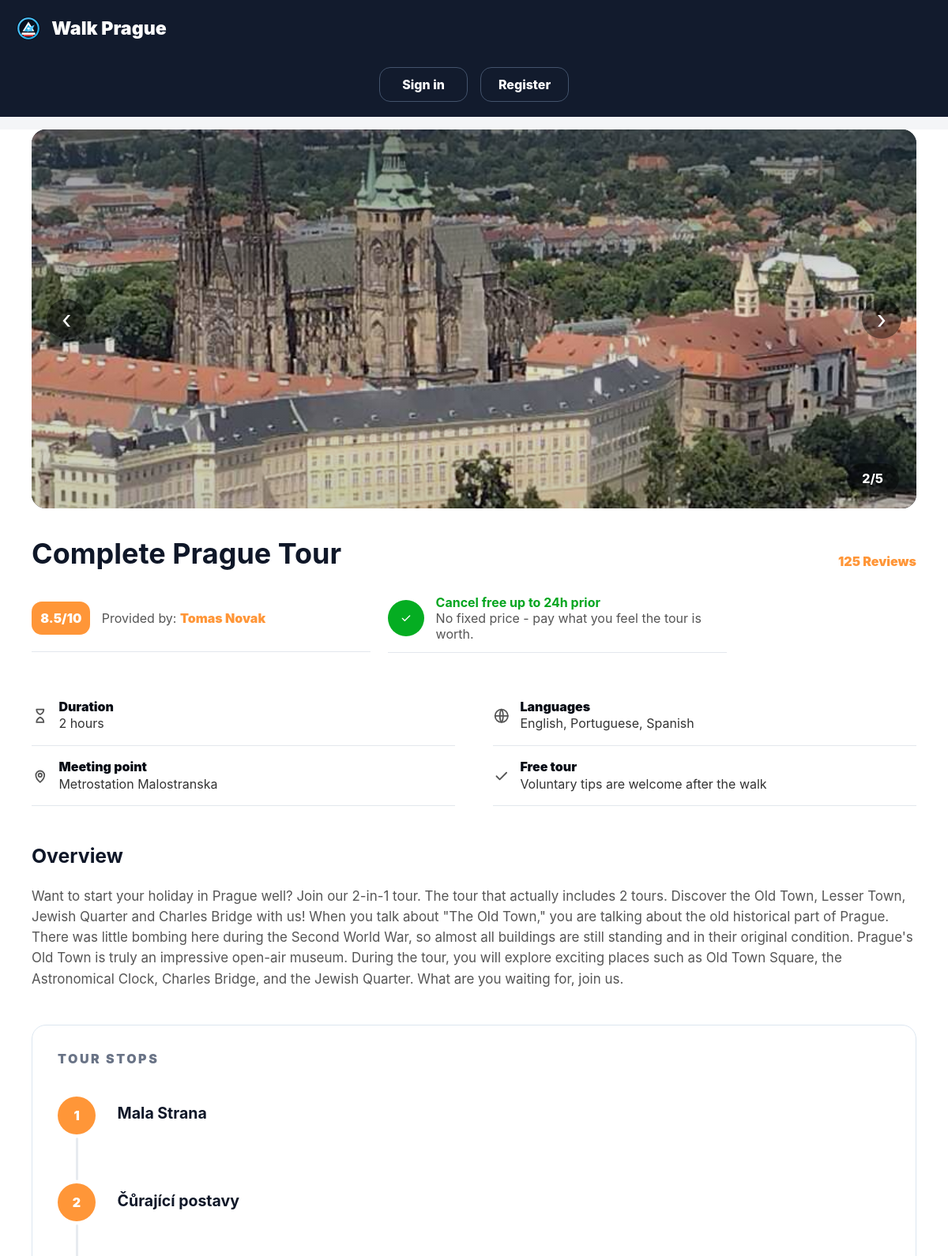
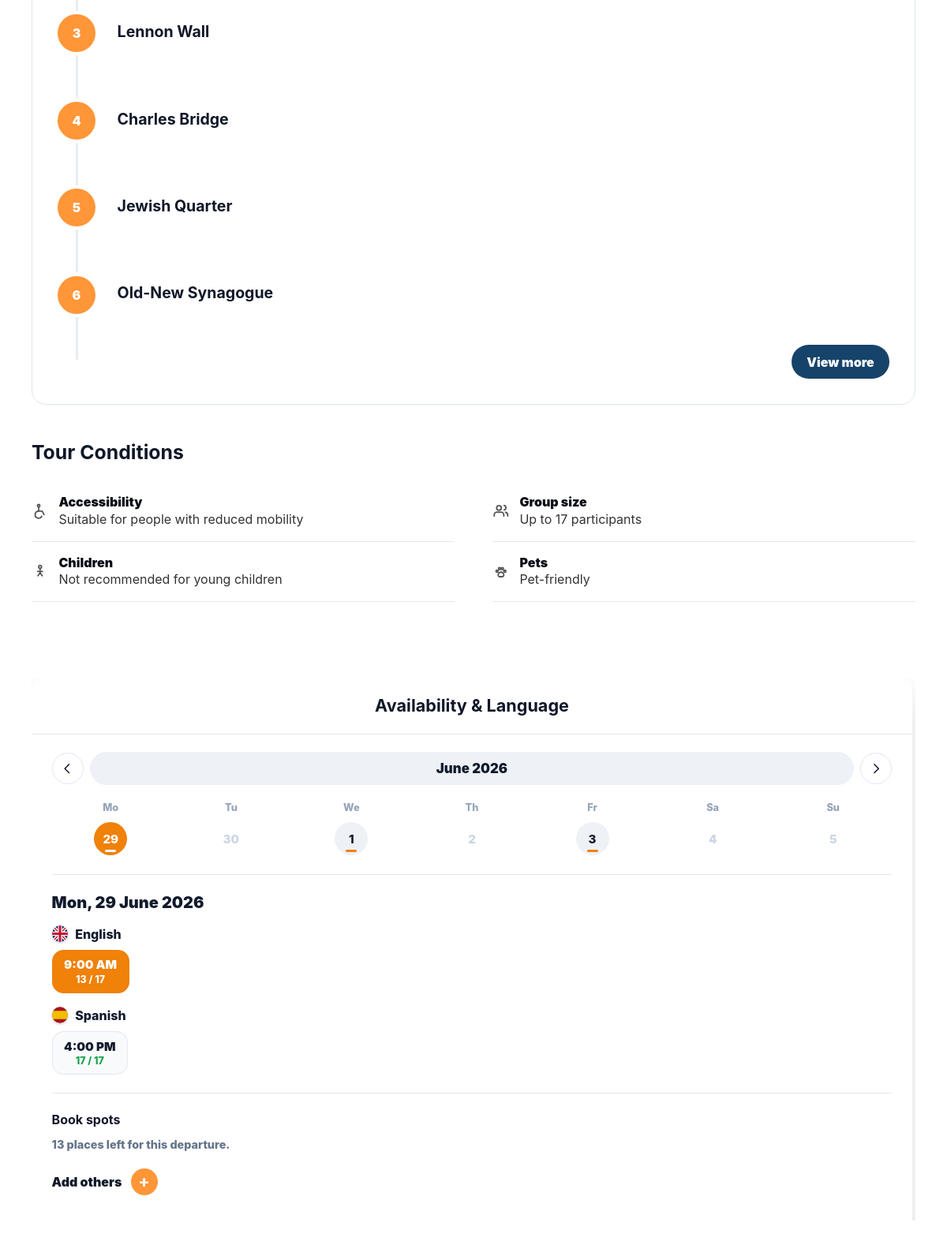
The app's page /tours/complete-prague-tour (upper part) with its own data (2 pictures, top to bottom).
### tables this page shows
CREATE TABLE tours (
            id INTEGER PRIMARY KEY AUTOINCREMENT,
            guide_id INTEGER NOT NULL REFERENCES guides(id) ON DELETE CASCADE,
            slug TEXT NOT NULL UNIQUE,
            title TEXT NOT NULL,
            description TEXT NOT NULL,
            meeting_point TEXT NOT NULL,
            duration_minutes INTEGER NOT NULL,
            max_participants INTEGER NOT NULL,
            status TEXT NOT NULL DEFAULT 'active',
            wheelchair_accessible INTEGER NOT NULL DEFAULT 0,
            suitable_for_children INTEGER NOT NULL DEFAULT 0,
            pet_friendly INTEGER NOT NULL DEFAULT 0,
            rating REAL NOT NULL DEFAULT 0,
            review_count INTEGER NOT NULL DEFAULT 0,
            created_at TEXT NOT NULL DEFAULT CURRENT_TIMESTAMP
        );

CREATE TABLE tour_stops (
            id INTEGER PRIMARY KEY AUTOINCREMENT,
            tour_id INTEGER NOT NULL REFERENCES tours(id) ON DELETE CASCADE,
            stop_order INTEGER NOT NULL,
            title TEXT NOT NULL
        );

### app/__init__.py (the view)
    @app.route("/tours/<slug>")
    def tour_detail(slug):
        tour = get_tour_detail(slug)
        if tour is None:
            abort(404)
        admin_view = request.args.get("mode") == "admin"
        participant_view = request.args.get("mode") == "participant"
        staff_view = current_user.is_authenticated and current_user.role in ("guide", "admin")
        already_booked = (
            current_user.is_authenticated
            and current_user.role == "participant"
            and participant_has_active_tour_booking(current_user.id, tour["id"])
        )
        return render_template(
            "tour_detail.html", tour=tour, admin_view=admin_view,
            participant_view=participant_view, staff_view=staff_view,
            already_booked=already_booked,
        )

### app/backend.py (called while the page is built)
def get_db():
    if "db" not in g:
        g.db = sqlite3.connect(current_app.config["DATABASE"])
        g.db.row_factory = sqlite3.Row
        g.db.execute("PRAGMA foreign_keys = ON")
    return g.db

def get_profile_photo_url(raw_photo):
    raw_photo = (raw_photo or "").strip()
    if raw_photo.startswith("http"):
        return raw_photo
    if raw_photo.startswith("img/"):
        rel = raw_photo
    elif raw_photo:
        rel = f"img/{raw_photo}"
    else:
        return DEFAULT_PROFILE_PHOTO
    try:
        static_dir = Path(current_app.root_path) / "static"
        full = static_dir / rel
        if full.exists():
            return f"/static/{rel}"
        for ext in (".jpg", ".jpeg", ".png", ".webp"):
            alt = full.with_suffix(ext)
            if alt.exists():
                return f"/static/{alt.relative_to(static_dir).as_posix()}"
        return DEFAULT_PROFILE_PHOTO
    except RuntimeError:
        return f"/static/{rel}"

def resolve_tour_image(raw):
    raw = (raw or "").strip()
    if raw.startswith("http"):
        return raw
    if not raw:
        return DEFAULT_TOUR_IMAGE
    try:
        static_dir = Path(current_app.root_path) / "static"
        full = static_dir / raw
        if full.exists():
            return f"/static/{raw}"
        for ext in (".jpg", ".jpeg", ".png", ".webp"):
            alt = full.with_suffix(ext)
            if alt.exists():
                return f"/static/{alt.relative_to(static_dir).as_posix()}"
        return DEFAULT_TOUR_IMAGE
    except RuntimeError:
        return f"/static/{raw}"

def tour_schedule_departures(tour_id, days_forward=120, from_dt=None):
    db = get_db()
    now = from_dt or datetime.now()
    horizon = now + timedelta(days=days_forward)
    schedules = db.execute(
        "SELECT * FROM tour_schedules WHERE tour_id = ? AND active = 1",
        (tour_id,),
    ).fetchall()
    departures = []
    for schedule in schedules:
        hours, minutes = map(int, schedule["start_time"].split(":"))
        days_ahead = (schedule["weekday"] - now.weekday()) % 7
        current = (now + timedelta(days=days_ahead)).replace(
            hour=hours, minute=minutes, second=0, microsecond=0
        )
        while current <= horizon:
            if current > now:
                departures.append((schedule, current))
            current += timedelta(days=7)
    departures.sort(key=lambda pair: pair[1])
    return departures

### app/templates/tour_detail.html (shortened to what this page needs)
{% from "_icons.html" import icon %}
<!doctype html>
<html lang="en">
<head>
  <link rel="stylesheet" href="{{ url_for('static', filename='css/main.css') }}">
</head>
<body class="{% if admin_view %}admin-tour-view{% endif %}{% if participant_view %} participant-tour-view{% endif %}">
  <header class="site-header">
    <nav class="nav-bar" aria-label="Main navigation">
      <a class="brand" href="{{ url_for('index') }}" aria-label="Walk Prague home">
        <img class="brand-logo" src="{{ url_for('static', filename='img/walk-prague-logo.svg') }}" alt="">
        <span>Walk Prague</span>
      </a>
      <ul class="auth-nav">
        {% if participant_view %}
        <li><span class="participant-welcome">Welcome {{ current_user.first_name if current_user.is_authenticated else 'Guest' }}</span></li>
        <li><a class="nav-button ghost" href="{{ url_for('participant_dashboard') }}">My profile</a></li>
        <li><a class="nav-button" href="{{ url_for('logout') }}">Sign out</a></li>
        {% else %}
        <li><a class="nav-button ghost" href="{{ url_for('signin') }}">Sign in</a></li>
        <li><a class="nav-button" href="{{ url_for('register') }}">Register</a></li>
        {% endif %}
      </ul>
    </nav>
  </header>
  <main class="tour-detail-page">
    <section class="tour-gallery" aria-label="{{ tour.title }} photos" data-tour-gallery>
      {% set gallery = tour.gallery|default([tour.image]) %}
      {% for image in gallery %}
      <img class="tour-gallery-slide{% if loop.first %} is-active{% endif %}" src="{{ image }}" alt="{{ tour.title }} photo {{ loop.index }}" data-gallery-slide>
      {% endfor %}
      <div class="gallery-shade"></div>
      <button class="gallery-arrow gallery-arrow-left" type="button" aria-label="Previous photo" data-gallery-prev>‹</button>
      <button class="gallery-arrow gallery-arrow-right" type="button" aria-label="Next photo" data-gallery-next>›</button>
      <span class="gallery-count" data-gallery-count>1/{{ gallery|length }}</span>
    </section>
    <section class="tour-detail-layout">
      <article class="tour-detail-content">
        <header class="tour-title-block">
          <h1>{{ tour.title }}</h1>
          <a href="#tour-reviews">{{ tour.reviews }} Reviews</a>
        </header>
        <section class="tour-summary">
          <div class="tour-provider-block">
            <span class="detail-rating">{{ tour.rating }}/10</span>
            <p>Provided by: <a href="#guide-tours">{{ tour.guide }}</a></p>
          </div>
          <div class="booking-note">
            <span>{{ icon('check') }}</span>
            <p><strong>Cancel free up to 24h prior</strong><br>No fixed price - pay what you feel the tour is worth.</p>
          </div>
        </section>
        <section class="tour-facts" aria-label="Tour facts">
          <article><span>{{ icon('duration') }}</span><p><strong>Duration</strong>{{ tour.duration }}</p></article>
          <article><span>{{ icon('language') }}</span><p><strong>Languages</strong>{{ tour.languages }}</p></article>
          <article><span>{{ icon('pin') }}</span><p><strong>Meeting point</strong>{{ tour.meeting_point }}</p></article>
          <article><span>{{ icon('check') }}</span><p><strong>Free tour</strong>Voluntary tips are welcome after the walk</p></article>
        </section>
        <section class="detail-copy">
          <h2>Overview</h2>
          <p>{{ tour.description }}</p>
        </section>
        <section class="tour-stops-card">
          <p class="section-kicker">Tour Stops</p>
          <ol class="tour-stops">
            {% for stop in tour.stops %}
            <li{% if loop.index > 6 %} class="extra-stop is-hidden"{% endif %}>
              <div><strong>{{ stop }}</strong></div>
            </li>
            {% endfor %}
          </ol>
          {% if tour.stops|length > 6 %}
          <button class="view-more-stops" type="button" data-stops-toggle>View more</button>
          {% endif %}
        </section>
        <section class="tour-conditions">
          <h2>Tour Conditions</h2>
          <div>
            <article><span>{{ icon('wheelchair') }}</span><p><strong>Accessibility</strong>{{ 'Suitable for people with reduced mobility' if tour.accessibility.wheelchair_accessible else 'Not wheelchair accessible' }}</p></article>
            <article><span>{{ icon('users') }}</span><p><strong>Group size</strong>Up to {{ tour.max_participants }} participants</p></article>
            <article><span>{{ icon('child') }}</span><p><strong>Children</strong>{{ 'Suitable for families with children' if tour.accessibility.suitable_for_children else 'Not recommended for young children' }}</p></article>
            <article><span>{{ icon('paw') }}</span><p><strong>Pets</strong>{{ 'Pet-friendly' if tour.accessibility.pet_friendly else 'Pets not allowed' }}</p></article>
          </div>
        </section>
      </article>
      <aside class="tour-booking-panel" aria-label="Availability and booking">
        <section class="availability-card">
          <h2>Availability & Language</h2>
          {% if tour.has_availability %}
          <div class="cal" data-calendar
               data-availability="{{ tour.availability|tojson|forceescape }}"
               data-today="{{ tour.today }}">
            <div class="cal-head">
              <button class="cal-nav" type="button" data-cal-prev aria-label="Previous week">{{ icon('chevron','ico cal-chevron cal-chevron-left') }}</button>
              <strong data-cal-month>—</strong>
              <button class="cal-nav" type="button" data-cal-next aria-label="Next week">{{ icon('chevron','ico cal-chevron cal-chevron-right') }}</button>
            </div>
            <div class="cal-weekdays"><span>Mo</span><span>Tu</span><span>We</span><span>Th</span><span>Fr</span><span>Sa</span><span>Su</span></div>
            <div class="cal-days" data-cal-days></div>
            <hr>
            <h3 class="cal-selected-date" data-cal-selected-date></h3>
            <div class="cal-panel" data-cal-panel></div>
          </div>
          {% else %}
          <p class="no-tour-day">No upcoming departures are currently scheduled for this tour.</p>
          {% endif %}
          <hr>
          {% if not admin_view and not staff_view %}
          <section class="party-size" aria-label="Number of participants" data-booking-control>
            <h4>Book spots</h4>
            <p class="booking-capacity-note" data-booking-capacity>8 places left for this departure.</p>
            <div class="guest-booking" data-guest-booking>
              <button class="add-guest-toggle" type="button" data-add-guest-toggle aria-expanded="false">
                <span>Add others</span>
                <strong aria-hidden="true" data-add-guest-symbol>+</strong>
              </button>
            </div>
          </section>
          {% endif %}
        </section>
      </aside>
    </section>
  </main>
</body>
</html>

### records on screen
tours: title "Complete Prague Tour", rating "8.5", meeting_point "Metrostation Malostranska", description "Want to start your holiday in Prague well? Join our 2-in-1 tour. The tour that actually includes 2 tours. Discover the Old Town, Lesser Town, Jewish Quarter and Charles Bridge with us! When you talk about \"The Old Town,\" you are talking about the old historical part of Prague. There was little bombing here during the Second World War, so almost all buildings are still standing and in their original condition. Prague's Old Town is truly an impressive open-air museum. During the tour, you will explore exciting places such as Old Town Square, the Astronomical Clock, Charles Bridge, and the Jewish Quarter. What are you waiting for, join us.", max_participants "17"
tour_stops: title "Mala Strana"
tour_stops: title "Čůrající postavy"
tour_stops: title "Lennon Wall"
tour_stops: title "Charles Bridge"
tour_stops: title "Jewish Quarter"
tour_stops: title "Old-New Synagogue"

### other values on screen
{{ tour.reviews }} "125"
{{ tour.guide }} "Tomas Novak"
{{ tour.duration }} "2 hours"
{{ tour.languages }} "English, Portuguese, Spanish"
